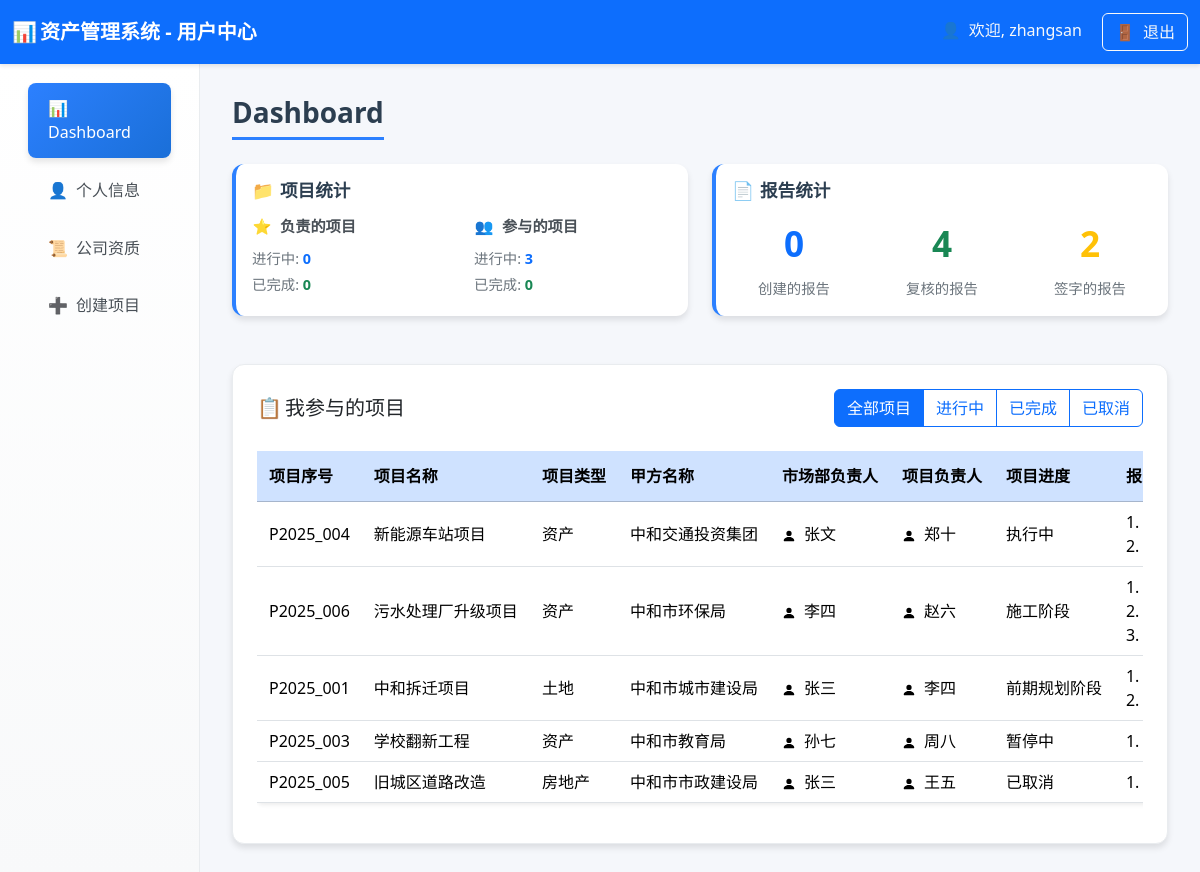
Page /user_dashboard (signed in) on the committed database.
### tables this page shows
CREATE TABLE projects (
        id INTEGER PRIMARY KEY AUTOINCREMENT,
        project_no TEXT,                 -- ① 项目序号
        name TEXT,                       -- ② 项目名称
        project_type TEXT,               -- ③ 项目类型
        client_name TEXT,                -- ④ 甲方名称
        market_leader TEXT,              -- ⑤ 市场部负责人用户名
        project_leader TEXT,             -- ⑥ 项目负责人用户名
        progress TEXT,                   -- ⑦ 项目进度
        report_numbers TEXT,             -- ⑧ 报告号（多个以逗号分隔）
        amount REAL,                     -- ⑨ 合同金额
        is_paid TEXT,                    -- ⑩ 是否收费（是/否）
        creator TEXT,                    -- ⑪ 项目创建人用户名
        creator_realname TEXT,           -- ⑫ 项目创建人真实姓名
        start_date TEXT,                 -- ⑬ 开始日期
        end_date TEXT,                   -- ⑭ 结束日期
        status TEXT,                     -- ⑮ 状态
        contract_file TEXT,
        create_date TEXT
    );

CREATE TABLE users (
        id INTEGER PRIMARY KEY AUTOINCREMENT,
        username TEXT UNIQUE,
        realname TEXT,
        user_type TEXT,
        password TEXT,
        phone TEXT,
        email TEXT,
        hire_date TEXT,
        education TEXT,
        position TEXT,
        department TEXT,
        status TEXT DEFAULT 'active',  -- active-在职, inactive-离职
        create_time TEXT DEFAULT CURRENT_TIMESTAMP,
        update_time TEXT DEFAULT CURRENT_TIMESTAMP
    );

### routes/user_routes.py (the view)
@router.get("/user_dashboard", response_class=HTMLResponse)
async def user_dashboard(
    request: Request,
    user: dict = Depends(login_required),
    db: sqlite3.Connection = Depends(get_db)
):
    data = await user_service.get_user_dashboard_data(request, user, db)
    return templates.TemplateResponse("user_dashboard.html", {
        "request": request,
        "user": user,
        "dashboard_data": data
    })

### templates/user_dashboard.html (shortened to what this page needs)
<!DOCTYPE html>
<html lang="zh-CN">
<head>
    <link href="https://cdn.jsdelivr.net/npm/bootstrap@5.3.2/dist/css/bootstrap.min.css" rel="stylesheet">
    <link rel="stylesheet"
        href="https://cdnjs.cloudflare.com/ajax/libs/bootstrap-icons/1.11.0/font/bootstrap-icons.min.css">
</head>
<body>
    <nav class="navbar navbar-dark bg-primary">
        <div class="container-fluid">
            <span class="navbar-brand mb-0 h1 fw-bold">
                <span class="fallback-icon">📊</span>资产管理系统 - 用户中心
            </span>
            <div>
                <span class="text-light me-3">
                    <span class="fallback-icon">👤</span>欢迎, {{ user.username }}
                </span>
                <a href="/logout" class="btn btn-outline-light">
                    <span class="fallback-icon">🚪</span>退出
                </a>
            </div>
        </div>
    </nav>
    <div class="container-fluid">
        <div class="row">
            <div class="col-md-3 col-lg-2 sidebar">
                <nav class="nav flex-column p-3">
                    <a class="nav-link active" href="/user_dashboard">
                        <span class="fallback-icon">📊</span>Dashboard
                    </a>
                    <a class="nav-link" href="/user_profile">
                        <span class="fallback-icon">👤</span>个人信息
                    </a>
                    <a class="nav-link" href="/company_qualifications">
                        <span class="fallback-icon">📜</span>公司资质
                    </a>
                    <a class="nav-link" href="/create_project">
                        <span class="fallback-icon">➕</span>创建项目
                    </a>
                </nav>
            </div>
            <div class="col-md-9 col-lg-10 main-content">
                <h3 class="page-title">Dashboard</h3>
                <div class="row mb-4">
                    <div class="col-md-6 mb-4">
                        <div class="card stat-card h-100">
                            <div class="card-body">
                                <h5 class="card-title">
                                    <span class="fallback-icon">📁</span>项目统计
                                </h5>
                                <div class="row project-stats">
                                    <div class="col-6">
                                        <h6><span class="fallback-icon">⭐</span>负责的项目</h6>
                                        <p class="mb-1">进行中: <span class="text-primary fw-bold">{{
                                                dashboard_data.responsible_projects.get('active', 0) }}</span></p>
                                        <p>已完成: <span class="text-success fw-bold">{{
                                                dashboard_data.responsible_projects.get('completed', 0) }}</span></p>
                                    </div>
                                    <div class="col-6">
                                        <h6><span class="fallback-icon">👥</span>参与的项目</h6>
                                        <p class="mb-1">进行中: <span class="text-primary fw-bold">{{
                                                dashboard_data.participated_projects.get('active', 0) }}</span></p>
                                        <p>已完成: <span class="text-success fw-bold">{{
                                                dashboard_data.participated_projects.get('completed', 0) }}</span></p>
                                    </div>
                                </div>
                            </div>
                        </div>
                    </div>
                    <div class="col-md-6 mb-4">
                        <div class="card stat-card h-100">
                            <div class="card-body">
                                <h5 class="card-title">
                                    <span class="fallback-icon">📄</span>报告统计
                                </h5>
                                <div class="row text-center">
                                    <div class="col-4">
                                        <div class="stats-number text-primary">{{ dashboard_data.created_reports }}
                                        </div>
                                        <div class="stats-label">创建的报告</div>
                                    </div>
                                    <div class="col-4">
                                        <div class="stats-number text-success">{{ dashboard_data.reviewed_reports }}
                                        </div>
                                        <div class="stats-label">复核的报告</div>
                                    </div>
                                    <div class="col-4">
                                        <div class="stats-number text-warning">{{ dashboard_data.signed_reports }}</div>
                                        <div class="stats-label">签字的报告</div>
                                    </div>
                                </div>
                            </div>
                        </div>
                    </div>
                </div>
                <div class="projects-table-container">
                    <div class="table-header">
                        <h5 class="mb-0"><span class="fallback-icon">📋</span>我参与的项目</h5>
                        <div class="filter-controls">
                            <div class="btn-group" role="group">
                                <label class="btn btn-outline-primary" for="allProjects">全部项目</label>
                                <label class="btn btn-outline-primary" for="activeProjects">进行中</label>
                                <label class="btn btn-outline-primary" for="completedProjects">已完成</label>
                                <label class="btn btn-outline-primary" for="cancelledProjects">已取消</label>
                            </div>
                        </div>
                    </div>
                    <div class="table-container">
                        <table class="table table-hover bg-white rounded shadow-sm">
                            <thead class="table-primary">
                                <tr>
                                    <th>项目序号</th>
                                    <th>项目名称</th>
                                    <th>项目类型</th>
                                    <th>甲方名称</th>
                                    <th>市场部负责人</th>
                                    <th>项目负责人</th>
                                    <th>项目进度</th>
                                    <th>报告号</th>
                                </tr>
                            </thead>
                            <tbody id="projectsTableBody">
                                {% for project in dashboard_data.user_projects %}
                                <tr data-status="{{ project.status }}"
                                    onclick="window.location.href='/project/{{ project.project_no }}'">
                                    <td>{{ project.project_no }}</td>
                                    <td>{{ project.name }}</td>
                                    <td>{{ project.project_type }}</td>
                                    <td>{{ project.client_name }}</td>
                                    <td>
                                        {% if project.market_leader_realname %}
                                        <svg xmlns="http://www.w3.org/2000/svg" width="14" height="14"
                                            fill="currentColor" class="bi bi-person-fill me-1" viewBox="0 0 16 16">
                                            <path
                                                d="M3 14s-1 0-1-1 1-4 6-4 6 3 6 4-1 1-1 1H3Zm5-6a3 3 0 1 0 0-6 3 3 0 0 0 0 6Z" />
                                        </svg>
                                        {{ project.market_leader_realname }}
                                        {% else %}
                                        <span class="text-muted">未设置</span>
                                        {% endif %}
                                    </td>
                                    <td>
                                        {% if project.project_leader_realname %}
                                        <svg xmlns="http://www.w3.org/2000/svg" width="14" height="14"
                                            fill="currentColor" class="bi bi-person-fill me-1" viewBox="0 0 16 16">
                                            <path
                                                d="M3 14s-1 0-1-1 1-4 6-4 6 3 6 4-1 1-1 1H3Zm5-6a3 3 0 1 0 0-6 3 3 0 0 0 0 6Z" />
                                        </svg>
                                        {{ project.project_leader_realname }}
                                        {% else %}
                                        <span class="text-muted">未设置</span>
                                        {% endif %}
                                    </td>
                                    <td>{{ project.progress }}</td>
                                    <td>
                                        {% if project.report_numbers %}
                                        {% set reports = project.report_numbers.split(',') %}
                                        {% for report in reports %}
                                        {% if report.strip() %}
                                        <div>{{ loop.index }}. {{ report.strip() }}</div>
                                        {% endif %}
                                        {% endfor %}
                                        {% else %}
                                        <span class="text-muted">无报告</span>
                                        {% endif %}
                                    </td>
                                </tr>
                                {% endfor %}
                            </tbody>
                        </table>
                    </div>
                </div>
            </div>
        </div>
    </div>
</body>
</html>

### templates/user_dashboard.html (style rules this page uses)
:root { --primary-color: #2c80ff; --secondary-color: #6c757d; --success-color: #28a745; --warning-color: #ffc107; --info-color: #17a2b8; --light-bg: #f8f9fa; --card-shadow: 0 4px 6px rgba(0, 0, 0, 0.1); --hover-shadow: 0 8px 15px rgba(0, 0, 0, 0.15); }
body { background-color: #f5f7fb; font-family: 'Segoe UI', Tahoma, Geneva, Verdana, sans-serif; }
.navbar { box-shadow: 0 2px 4px rgba(0, 0, 0, 0.1); padding: 0.8rem 0; }
.sidebar { background: linear-gradient(180deg, #ffffff 0%, #f8f9fa 100%); min-height: calc(100vh - 76px); box-shadow: 2px 0 10px rgba(0, 0, 0, 0.08); border-right: 1px solid #e9ecef; padding: 0; }
.nav-link { color: #495057; padding: 0.85rem 1.25rem; border-radius: 0.5rem; margin: 0.2rem 0.75rem; transition: all 0.3s ease; font-weight: 500; border: none; }
.nav-link.active { background: linear-gradient(135deg, var(--primary-color), #1a6fd8); color: white; box-shadow: var(--card-shadow); }
.main-content { padding: 2rem; background-color: #f5f7fb; }
.page-title { color: #2c3e50; font-weight: 700; margin-bottom: 1.5rem; padding-bottom: 0.5rem; border-bottom: 3px solid var(--primary-color); display: inline-block; }
.stat-card { border: none; border-radius: 12px; box-shadow: var(--card-shadow); transition: all 0.3s ease; border-left: 4px solid var(--primary-color); background: white; }
.stat-card .card-title { color: #2c3e50; font-weight: 600; font-size: 1.1rem; margin-bottom: 1rem; }
.stats-number { font-size: 2.2rem; font-weight: 700; margin-bottom: 0.5rem; }
.stats-label { font-size: 0.9rem; color: var(--secondary-color); font-weight: 500; }
.project-stats h6 { color: #495057; font-weight: 600; margin-bottom: 0.8rem; font-size: 0.95rem; }
.project-stats p { margin-bottom: 0.3rem; font-size: 0.9rem; color: #6c757d; }
table.table tbody tr { cursor: pointer; transition: background-color 0.2s ease; }
.table th { white-space: nowrap; overflow: hidden; text-overflow: ellipsis; max-width: 200px; height: 50px; line-height: 1.2; vertical-align: middle; padding: 8px 12px; }
.table-container { width: 100%; overflow-x: auto; }
.table { min-width: 1200px; table-layout: auto; }
.table td { white-space: nowrap; overflow: hidden; text-overflow: ellipsis; max-width: 200px; vertical-align: middle; padding: 8px 12px; }
.projects-table-container { background: white; border-radius: 12px; padding: 1.5rem; box-shadow: var(--card-shadow); border: 1px solid #e9ecef; margin-top: 1.5rem; }
.table-header { display: flex; justify-content: space-between; align-items: center; margin-bottom: 1.5rem; flex-wrap: wrap; gap: 1rem; }
.filter-controls { display: flex; gap: 1rem; align-items: center; flex-wrap: wrap; }
.fallback-icon { display: inline-block; width: 20px; text-align: center; margin-right: 8px; }

### rows in the picture
projects: project_no "P2025_004", name "新能源车站项目", project_type "资产", client_name "中和交通投资集团", progress "执行中"
users: market_leader_realname "张文"
users: project_leader_realname "郑十"
projects: project_no "P2025_006", name "污水处理厂升级项目", project_type "资产", client_name "中和市环保局", progress "施工阶段"
users: market_leader_realname "李四", project_leader_realname "李四"
users: project_leader_realname "赵六"
projects: project_no "P2025_001", name "中和拆迁项目", project_type "土地", client_name "中和市城市建设局", progress "前期规划阶段"
users: market_leader_realname "张三" "张三"
projects: project_no "P2025_003", name "学校翻新工程", project_type "资产", client_name "中和市教育局", progress "暂停中"
users: market_leader_realname "孙七"
users: project_leader_realname "周八"
projects: project_no "P2025_005", name "旧城区道路改造", project_type "房地产", client_name "中和市市政建设局", progress "已取消"
users: project_leader_realname "王五"

### other values in the picture
{{ user.username }} "zhangsan"
{{ dashboard_data.responsible_projects.get('active', 0) }} "0"
{{ dashboard_data.responsible_projects.get('completed', 0) }} "0"
{{ dashboard_data.participated_projects.get('active', 0) }} "3"
{{ dashboard_data.participated_projects.get('completed', 0) }} "0"
{{ dashboard_data.created_reports }} "0"
{{ dashboard_data.reviewed_reports }} "4"
{{ dashboard_data.signed_reports }} "2"
